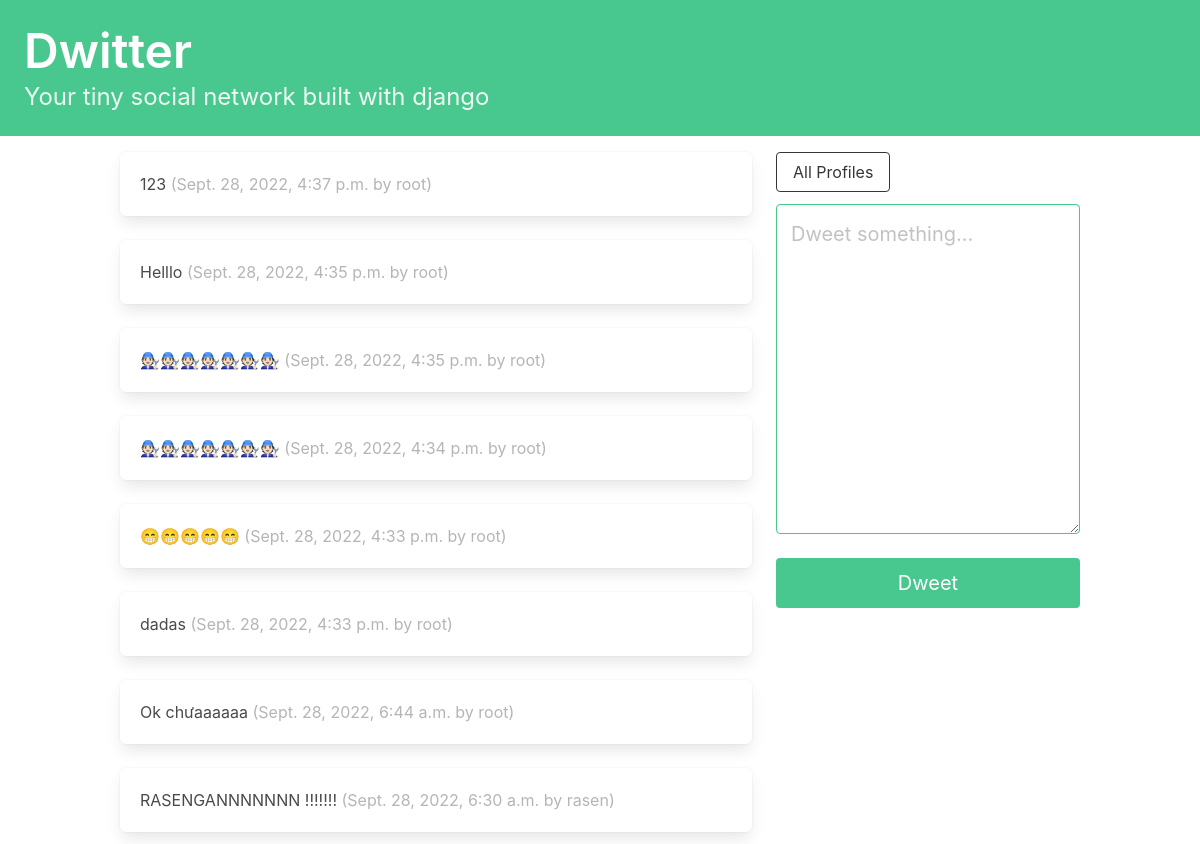
The app's page / (signed in) with its own data.
### dwitter/models.py (models this page shows, shortened)
class Dweet(models.Model):
    user = models.ForeignKey(
        User,
        related_name = "dweets",
        on_delete=models.DO_NOTHING
    )
    body = models.CharField(max_length=140)
    created_at = models.DateTimeField(auto_now_add=True)

### dwitter/views.py (the view)
# urls.py: path("",dashboard,name="dashboard"),
def dashboard(request):
    form = DweetForm(request.POST or None)
    if request.method == 'POST':
        if form.is_valid():
            dweet = form.save(commit=False)
            dweet.user = request.user
            dweet.save()
            return redirect("dwitter:dashboard")
    followed_dweets = Dweet.objects.filter(
        user__profile__in=request.user.profile.follows.all()
    ).order_by("-created_at")
    return render(request,"dwitter/dashboard.html",{'form':form,"dweets": followed_dweets})

### dwitter/forms.py
class DweetForm(forms.ModelForm):
    body = forms.CharField(
        required=True,
        widget=forms.Textarea(attrs={
            "placeholder": "Dweet something...",
            "class": "textarea is-success is-medium",
        }),
        label=""
        )
    class Meta:
        model = Dweet
        exclude = ("user",)

### dwitter/templates/dwitter/dashboard.html (shortened to what this page needs)
{% extends 'base.html' %}
{% block content %}
<div class="column">
    {% for dweet in dweets %}
    <div class="box">
        {{dweet.body}}
        <span class="is-small has-text-grey-light">
            ({{ dweet.created_at }} by {{ dweet.user.username }})
        </span>
    </div>
{% endfor %}
</div>
<div class="column is-one-third">
    <a href="{% url 'dwitter:profile_list' %}">
            <button class="button is-dark is-outlined is-three-quarters mb-3">
                All Profiles
            </button>
        </a>
    <form method="post">
        {{ form.as_p }}
        <button class="button is-success is-fullwidth is-medium mt-5" type="submit">
            Dweet
        </button>
    </form>
</div>
{% endblock content %}

### records on screen
Dweet: body "123", created_at "Sept. 28, 2022, 4:37 p.m.", user.username "root"
Dweet: body "Helllo", created_at "Sept. 28, 2022, 4:35 p.m.", user.username "root"
Dweet: body "🧑🏻‍🔧🧑🏻‍🔧🧑🏻‍🔧🧑🏻‍🔧🧑🏻‍🔧🧑🏻‍🔧🧑🏻‍🔧", created_at "Sept. 28, 2022, 4:35 p.m.", user.username "root"
Dweet: body "🧑🏻‍🔧🧑🏻‍🔧🧑🏻‍🔧🧑🏻‍🔧🧑🏻‍🔧🧑🏻‍🔧🧑🏻‍🔧", created_at "Sept. 28, 2022, 4:34 p.m.", user.username "root"
Dweet: body "😁😁😁😁😁", created_at "Sept. 28, 2022, 4:33 p.m.", user.username "root"
Dweet: body "dadas", created_at "Sept. 28, 2022, 4:33 p.m.", user.username "root"
Dweet: body "Ok chưaaaaaa", created_at "Sept. 28, 2022, 6:44 a.m.", user.username "root"
Dweet: body "RASENGANNNNNNN !!!!!!!", created_at "Sept. 28, 2022, 6:30 a.m.", user.username "rasen"
